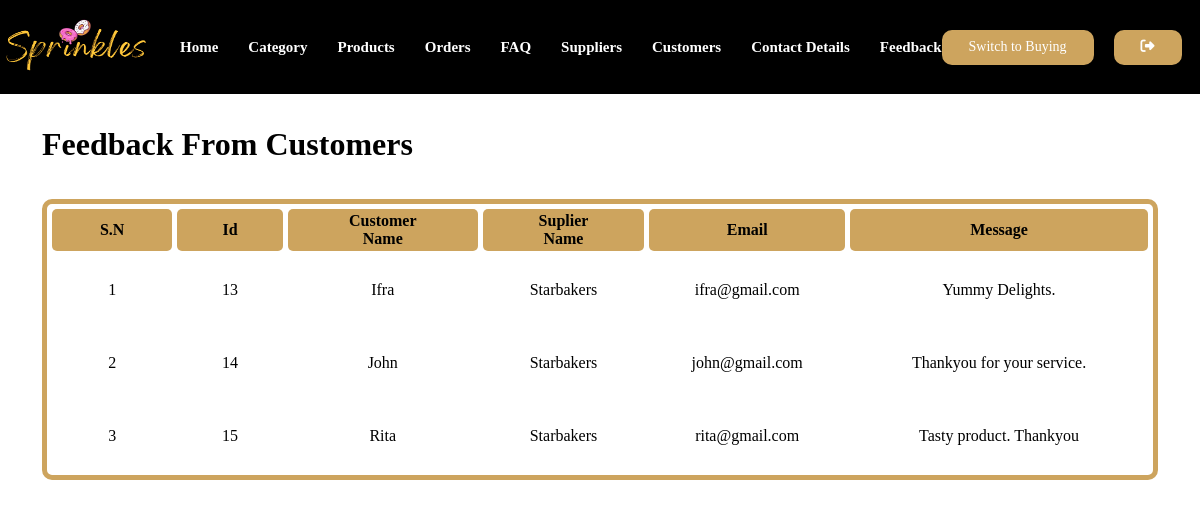
/admin/feedback.php (signed in), run on the app's committed database.
### tables this page shows
CREATE TABLE `feedback` (
  `id` int(11) NOT NULL,
  `customer_username` varchar(50) NOT NULL,
  `supplier_username` varchar(50) NOT NULL,
  `email` varchar(50) NOT NULL,
  `message` varchar(255) NOT NULL
);

### admin/feedback.php (the view)
<?php include('partials/menuu.php');?>
<div class="main-content">
    <div class="wrapper">
        <h1>Feedback From Customers</h1><br><br>
        <table  cellspacing="5px" >
            <thead>
            <tr>
                <th>S.N</th>
                <th>Id</th>
                <th>Customer <br> Name</th>
                <th>Suplier <br> Name</th>
                <th>Email</th>
                <th>Message</th>
            </tr>
        </thead>
            <?php
                $sql = "SELECT * FROM feedback";
                $res = mysqli_query($conn,$sql);
                $count = mysqli_num_rows($res);
                $sn = 1;
                if($count>0)
                {
                    while($row=mysqli_fetch_assoc($res))
                    {
                        $id = $row['id'];
                        $customer_username = $row['customer_username'];
                        $supplier_username = $row['supplier_username'];
                        $email = $row['email'];
                        $message = $row['message'];
                        ?>
                    <tr>
                        <td><?php echo $sn++; ?></td>
                        <td><?php echo $id; ?></td>
                        <td><?php echo $customer_username; ?></td>
                        <td><?php echo $supplier_username; ?></td>
                        <td><?php echo $email; ?></td>
                        <td><?php echo $message; ?></td>
                    </tr>
                        <?php
                    }
                }
            ?>
        </table>
    </div>
</div>

### assets/css/admins.css (style rules this page uses)
:root { --heading1: 'Permanent Marker', cursive; --heading2: 'Barlow', sans-serif; --para: 'Roboto', sans-serif; --yellow: #cda45e; --brown: #151515; --black: #000; --white: #fff; --lightwhite: #d1d5db; }
* { padding: 0px; margin: 0px; box-sizing: border-box; }
.wrapper { padding: 1%; width: 95%; margin: 0 auto; }
table { border: 5px solid var(--yellow); border-radius: 10px; width: 100%; }
table thead tr th { margin: 0px ; border-radius: 5px; background: var(--yellow); padding: 3px 25px; text-align: center; }
table tr td { text-align: center; padding: 25px 5px; }
.main-content { padding: 20px 0; }

### data on the page
feedback: id "13", customer_username "Ifra", supplier_username "Starbakers", email "ifra@gmail.com", message "Yummy Delights."
feedback: id "14", customer_username "John", supplier_username "Starbakers", email "john@gmail.com", message "Thankyou for your service."
feedback: id "15", customer_username "Rita", supplier_username "Starbakers", email "rita@gmail.com", message "Tasty product. Thankyou"
